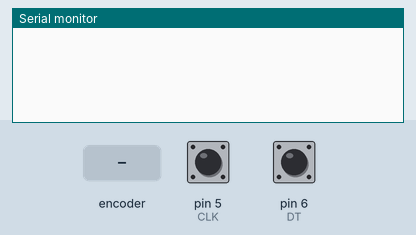
Recording of a sketch running on a simulated Arduino Uno, built with avr-gcc and run on an emulated ATmega328P. Shown: the last lines printed to the serial monitor. The test bench sets the inputs (shaded band); at power-on: pin 5 (CLK) HIGH, pin 6 (DT) HIGH.

Above: at 1.2 s.
1.3 s: rotary encoder on pin 5 (CLK) / pin 6 (DT) turned 1 step (first pin leading)
At 2.6 s:
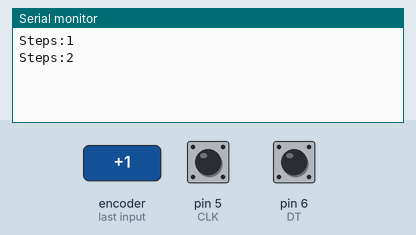
3.0 s: rotary encoder on pin 5 (CLK) / pin 6 (DT) turned 1 step (first pin leading)
At 4.1 s:
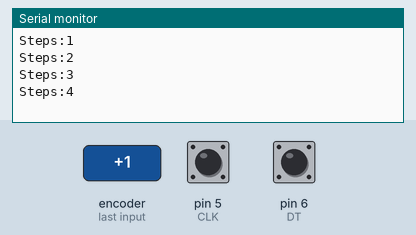
Timing chart, 0 to 6.0 s (numbered marks = the images above; inputs shaded):
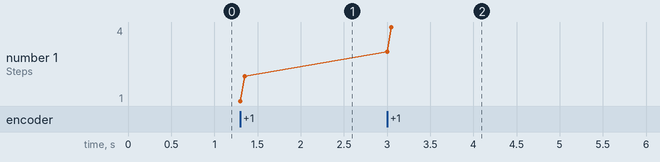

Measured:
- after the input at 1.3 s, the serial monitor: prints a new line at once (image 1)
- after the input at 3.0 s, the serial monitor: prints a new line at once (image 2)
- plotted number 1: 2 → 4 after the input at 3.0 s

The sketch:

Rotary_Encoder_Interface.ino
```cpp
const int CLK = 5;
const int DT = 6;
int steps = 0;
int currentstate;
int previousstate;

void setup()
{
  pinMode(CLK,INPUT);
  pinMode(DT,INPUT);
  Serial.begin(9600);
  previousstate = digitalRead(CLK);
}

void loop()
{
  currentstate = digitalRead(CLK);
  if(currentstate != previousstate)
  {
    if(digitalRead(DT) != currentstate)
    {
      steps++;
    }
    else
    {
      steps--;
    }
    Serial.print("Steps:");
    Serial.println(steps);
  }
  previousstate = currentstate;
}
```
